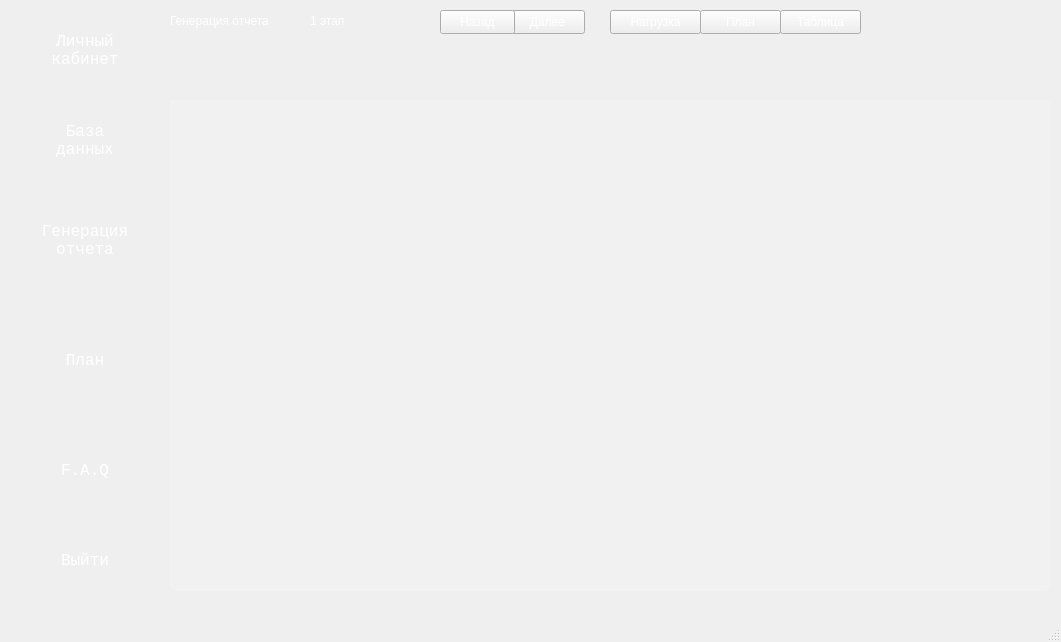
<?xml version="1.0" encoding="UTF-8"?>
<ui version="4.0">
 <class>MainWindow</class>
 <widget class="QMainWindow" name="MainWindow">
  <property name="geometry">
   <rect>
    <x>0</x>
    <y>0</y>
    <width>1061</width>
    <height>642</height>
   </rect>
  </property>
  <property name="windowTitle">
   <string>Project P</string>
  </property>
  <property name="windowIcon">
   <iconset resource="res_rc.qrc">
    <normaloff>:/icon/icons/TitleIcon.png</normaloff>:/icon/icons/TitleIcon.png</iconset>
  </property>
  <property name="styleSheet">
   <string notr="true">background-color: qlineargradient(spread:pad, x1:1, y1:1, x2:0, y2:0, stop:0 rgba(81, 0, 135, 255), stop:0.427447 rgba(41, 61, 132, 235), stop:1 rgba(155, 79, 165, 255));
font-family: Consolas;
QPushButton {
    color: white;
}</string>
  </property>
  <widget class="QWidget" name="centralwidget">
   <widget class="QStackedWidget" name="mainStackedWidget">
    <property name="geometry">
     <rect>
      <x>170</x>
      <y>10</y>
      <width>881</width>
      <height>591</height>
     </rect>
    </property>
    <property name="currentIndex">
     <number>1</number>
    </property>
    <widget class="QWidget" name="db_page">
     <widget class="QLabel" name="label">
      <property name="geometry">
       <rect>
        <x>140</x>
        <y>200</y>
        <width>321</width>
        <height>91</height>
       </rect>
      </property>
      <property name="text">
       <string>База данных тут</string>
      </property>
     </widget>
    </widget>
    <widget class="QWidget" name="otchet_page">
     <widget class="QLabel" name="otch_lbl_page_info">
      <property name="geometry">
       <rect>
        <x>0</x>
        <y>0</y>
        <width>131</width>
        <height>21</height>
       </rect>
      </property>
      <property name="styleSheet">
       <string notr="true">QLabel{
    color: white;
}</string>
      </property>
      <property name="text">
       <string>Генерация отчета</string>
      </property>
     </widget>
     <widget class="QLabel" name="otch_lbl_stage">
      <property name="geometry">
       <rect>
        <x>140</x>
        <y>0</y>
        <width>131</width>
        <height>21</height>
       </rect>
      </property>
      <property name="styleSheet">
       <string notr="true">QLabel{
    color: white;
}</string>
      </property>
      <property name="text">
       <string>1 этап</string>
      </property>
     </widget>
     <widget class="QPushButton" name="otch_next_btn">
      <property name="geometry">
       <rect>
        <x>340</x>
        <y>0</y>
        <width>75</width>
        <height>24</height>
       </rect>
      </property>
      <property name="styleSheet">
       <string notr="true">QPushButton{
    color: white;
}</string>
      </property>
      <property name="text">
       <string>Далее</string>
      </property>
     </widget>
     <widget class="QPushButton" name="otch_prev_btn">
      <property name="geometry">
       <rect>
        <x>270</x>
        <y>0</y>
        <width>75</width>
        <height>24</height>
       </rect>
      </property>
      <property name="styleSheet">
       <string notr="true">QPushButton{
    color: white;
}</string>
      </property>
      <property name="text">
       <string>Назад</string>
      </property>
     </widget>
     <widget class="QStackedWidget" name="stackedWidget">
      <property name="geometry">
       <rect>
        <x>0</x>
        <y>30</y>
        <width>881</width>
        <height>551</height>
       </rect>
      </property>
      <property name="currentIndex">
       <number>5</number>
      </property>
      <widget class="QWidget" name="page">
       <widget class="QTableView" name="otchFirstTableView">
        <property name="geometry">
         <rect>
          <x>0</x>
          <y>60</y>
          <width>881</width>
          <height>491</height>
         </rect>
        </property>
        <property name="styleSheet">
         <string notr="true">QTableView {
    background-color: rgba(255, 255, 255, 30);
    border: 1px solid rgba(255, 255, 255, 40);
    border-bottom-right-radius: 7px;
    border-bottom-left-radius: 7px;
}
QTableView::item {
    border: none;
    border-bottom: 1px solid rgba(255, 255, 255, 50);
    padding: 5px;
    color: white; /* чтобы проверить, точно ли стиль применяется */
}
QTableView::item:selected {
    border: none;
    color: white;
    background-color: rgba(255, 255, 255, 80);
}
QHeaderView::section {
    background-color: rgb(53, 53, 53);
    color: white;
    border: none;
    font-size: 10pt;
}</string>
        </property>
       </widget>
       <widget class="QPushButton" name="meeting_date_otch_btn">
        <property name="geometry">
         <rect>
          <x>0</x>
          <y>30</y>
          <width>251</width>
          <height>24</height>
         </rect>
        </property>
        <property name="styleSheet">
         <string notr="true">QPushButton{
    color: white;
}</string>
        </property>
        <property name="text">
         <string>Назначить дату проведения собрания</string>
        </property>
       </widget>
      </widget>
      <widget class="QWidget" name="page_2">
       <widget class="QTableView" name="otchSecondTableView">
        <property name="geometry">
         <rect>
          <x>0</x>
          <y>60</y>
          <width>881</width>
          <height>491</height>
         </rect>
        </property>
        <property name="styleSheet">
         <string notr="true">QTableView {
    background-color: rgba(255, 255, 255, 30);
    border: 1px solid rgba(255, 255, 255, 40);
    border-bottom-right-radius: 7px;
    border-bottom-left-radius: 7px;
}
QTableView::item {
    border: none;
    border-bottom: 1px solid rgba(255, 255, 255, 50);
    padding: 5px;
    color: white; /* чтобы проверить, точно ли стиль применяется */
}
QTableView::item:selected {
    border: none;
    color: white;
    background-color: rgba(255, 255, 255, 80);
}
QHeaderView::section {
    background-color: rgb(53, 53, 53);
    color: white;
    border: none;
    font-size: 10pt;
}</string>
        </property>
       </widget>
      </widget>
      <widget class="QWidget" name="page_3">
       <widget class="QTableView" name="otchThirdTableView">
        <property name="geometry">
         <rect>
          <x>0</x>
          <y>60</y>
          <width>881</width>
          <height>491</height>
         </rect>
        </property>
        <property name="styleSheet">
         <string notr="true">QTableView {
    background-color: rgba(255, 255, 255, 30);
    border: 1px solid rgba(255, 255, 255, 40);
    border-bottom-right-radius: 7px;
    border-bottom-left-radius: 7px;
}
QTableView::item {
    border: none;
    border-bottom: 1px solid rgba(255, 255, 255, 50);
    padding: 5px;
    color: white; /* чтобы проверить, точно ли стиль применяется */
}
QTableView::item:selected {
    border: none;
    color: white;
    background-color: rgba(255, 255, 255, 80);
}
QHeaderView::section {
    background-color: rgb(53, 53, 53);
    color: white;
    border: none;
    font-size: 10pt;
}</string>
        </property>
       </widget>
      </widget>
      <widget class="QWidget" name="page_4">
       <widget class="QTableView" name="otchFourthTableView">
        <property name="geometry">
         <rect>
          <x>0</x>
          <y>60</y>
          <width>881</width>
          <height>491</height>
         </rect>
        </property>
        <property name="styleSheet">
         <string notr="true">QTableView {
    background-color: rgba(255, 255, 255, 30);
    border: 1px solid rgba(255, 255, 255, 40);
    border-bottom-right-radius: 7px;
    border-bottom-left-radius: 7px;
}
QTableView::item {
    border: none;
    border-bottom: 1px solid rgba(255, 255, 255, 50);
    padding: 5px;
    color: white; /* чтобы проверить, точно ли стиль применяется */
}
QTableView::item:selected {
    border: none;
    color: white;
    background-color: rgba(255, 255, 255, 80);
}
QHeaderView::section {
    background-color: rgb(53, 53, 53);
    color: white;
    border: none;
    font-size: 10pt;
}</string>
        </property>
       </widget>
      </widget>
      <widget class="QWidget" name="page_5">
       <widget class="QTableView" name="otchFivethTableView">
        <property name="geometry">
         <rect>
          <x>0</x>
          <y>60</y>
          <width>881</width>
          <height>491</height>
         </rect>
        </property>
        <property name="styleSheet">
         <string notr="true">QTableView {
    background-color: rgba(255, 255, 255, 30);
    border: 1px solid rgba(255, 255, 255, 40);
    border-bottom-right-radius: 7px;
    border-bottom-left-radius: 7px;
}
QTableView::item {
    border: none;
    border-bottom: 1px solid rgba(255, 255, 255, 50);
    padding: 5px;
    color: white; /* чтобы проверить, точно ли стиль применяется */
}
QTableView::item:selected {
    border: none;
    color: white;
    background-color: rgba(255, 255, 255, 80);
}
QHeaderView::section {
    background-color: rgb(53, 53, 53);
    color: white;
    border: none;
    font-size: 10pt;
}</string>
        </property>
       </widget>
      </widget>
      <widget class="QWidget" name="page_6">
       <widget class="QTableView" name="otchSixthTableView">
        <property name="geometry">
         <rect>
          <x>0</x>
          <y>60</y>
          <width>881</width>
          <height>491</height>
         </rect>
        </property>
        <property name="styleSheet">
         <string notr="true">QTableView {
    background-color: rgba(255, 255, 255, 30);
    border: 1px solid rgba(255, 255, 255, 40);
    border-bottom-right-radius: 7px;
    border-bottom-left-radius: 7px;
}
QTableView::item {
    border: none;
    border-bottom: 1px solid rgba(255, 255, 255, 50);
    padding: 5px;
    color: white; /* чтобы проверить, точно ли стиль применяется */
}
QTableView::item:selected {
    border: none;
    color: white;
    background-color: rgba(255, 255, 255, 80);
}
QHeaderView::section {
    background-color: rgb(53, 53, 53);
    color: white;
    border: none;
    font-size: 10pt;
}</string>
        </property>
       </widget>
      </widget>
     </widget>
     <widget class="QPushButton" name="otch_nagr_btn">
      <property name="geometry">
       <rect>
        <x>440</x>
        <y>0</y>
        <width>91</width>
        <height>24</height>
       </rect>
      </property>
      <property name="styleSheet">
       <string notr="true">QPushButton{
    color: white;
}</string>
      </property>
      <property name="text">
       <string>Нагрузка</string>
      </property>
     </widget>
     <widget class="QPushButton" name="otch_pln_btn">
      <property name="geometry">
       <rect>
        <x>530</x>
        <y>0</y>
        <width>81</width>
        <height>24</height>
       </rect>
      </property>
      <property name="styleSheet">
       <string notr="true">QPushButton{
    color: white;
}</string>
      </property>
      <property name="text">
       <string>План</string>
      </property>
     </widget>
     <widget class="QPushButton" name="otch_tbl_btn">
      <property name="geometry">
       <rect>
        <x>610</x>
        <y>0</y>
        <width>81</width>
        <height>24</height>
       </rect>
      </property>
      <property name="styleSheet">
       <string notr="true">QPushButton{
    color: white;
}</string>
      </property>
      <property name="text">
       <string>Таблица</string>
      </property>
     </widget>
    </widget>
    <widget class="QWidget" name="plan_page">
     <widget class="QPushButton" name="loadTableButton">
      <property name="geometry">
       <rect>
        <x>10</x>
        <y>0</y>
        <width>141</width>
        <height>21</height>
       </rect>
      </property>
      <property name="styleSheet">
       <string notr="true">QPushButton{
    color: white;
}</string>
      </property>
      <property name="text">
       <string>Загрузить таблицу</string>
      </property>
     </widget>
     <widget class="QPushButton" name="loadNagruzkaButton">
      <property name="geometry">
       <rect>
        <x>150</x>
        <y>0</y>
        <width>141</width>
        <height>21</height>
       </rect>
      </property>
      <property name="styleSheet">
       <string notr="true">QPushButton{
    color: white;
}</string>
      </property>
      <property name="text">
       <string>Загрузить нагрузку</string>
      </property>
     </widget>
     <widget class="QPushButton" name="loadPlanPushButton">
      <property name="geometry">
       <rect>
        <x>290</x>
        <y>0</y>
        <width>141</width>
        <height>21</height>
       </rect>
      </property>
      <property name="styleSheet">
       <string notr="true">QPushButton{
    color: white;
}</string>
      </property>
      <property name="text">
       <string>Загрузить план</string>
      </property>
     </widget>
     <widget class="QTableView" name="tableView">
      <property name="geometry">
       <rect>
        <x>0</x>
        <y>100</y>
        <width>881</width>
        <height>491</height>
       </rect>
      </property>
      <property name="styleSheet">
       <string notr="true">QTableView {
    background-color: rgba(255, 255, 255, 30);
    border: 1px solid rgba(255, 255, 255, 40);
    border-bottom-right-radius: 7px;
    border-bottom-left-radius: 7px;
}
QTableView::item {
    border: none;
    border-bottom: 1px solid rgba(255, 255, 255, 50);
    padding: 5px;
    color: white; /* чтобы проверить, точно ли стиль применяется */
}
QTableView::item:selected {
    border: none;
    color: white;
    background-color: rgba(255, 255, 255, 80);
}
QHeaderView::section {
    background-color: rgb(53, 53, 53);
    color: white;
    border: none;
    font-size: 10pt;
}</string>
      </property>
     </widget>
     <widget class="QPushButton" name="placePlanButton">
      <property name="geometry">
       <rect>
        <x>100</x>
        <y>40</y>
        <width>131</width>
        <height>21</height>
       </rect>
      </property>
      <property name="styleSheet">
       <string notr="true">QPushButton{
    color: white;
}</string>
      </property>
      <property name="text">
       <string>Место проведения</string>
      </property>
     </widget>
     <widget class="QPushButton" name="notePlanPushButton">
      <property name="geometry">
       <rect>
        <x>10</x>
        <y>40</y>
        <width>91</width>
        <height>21</height>
       </rect>
      </property>
      <property name="toolTip">
       <string>Твоя мама</string>
      </property>
      <property name="styleSheet">
       <string notr="true">QPushButton{
    color: white;
}</string>
      </property>
      <property name="text">
       <string>Примечание</string>
      </property>
     </widget>
     <widget class="QPushButton" name="agreementPlanPushButton">
      <property name="geometry">
       <rect>
        <x>230</x>
        <y>40</y>
        <width>91</width>
        <height>21</height>
       </rect>
      </property>
      <property name="styleSheet">
       <string notr="true">QPushButton{
    color: white;
}</string>
      </property>
      <property name="text">
       <string>№ договора</string>
      </property>
     </widget>
     <widget class="QPushButton" name="zakupkaPlanPushButton">
      <property name="geometry">
       <rect>
        <x>320</x>
        <y>40</y>
        <width>151</width>
        <height>21</height>
       </rect>
      </property>
      <property name="styleSheet">
       <string notr="true">QPushButton{
    color: white;
}</string>
      </property>
      <property name="text">
       <string>Необходимость закупки</string>
      </property>
     </widget>
     <widget class="QPushButton" name="rukPlanPushButton">
      <property name="geometry">
       <rect>
        <x>470</x>
        <y>40</y>
        <width>191</width>
        <height>21</height>
       </rect>
      </property>
      <property name="styleSheet">
       <string notr="true">QPushButton{
    color: white;
}</string>
      </property>
      <property name="text">
       <string>Руководитель от предприятия</string>
      </property>
     </widget>
     <widget class="QPushButton" name="savePlanButton">
      <property name="geometry">
       <rect>
        <x>590</x>
        <y>0</y>
        <width>91</width>
        <height>21</height>
       </rect>
      </property>
      <property name="styleSheet">
       <string notr="true">QPushButton{
    color: white;
}</string>
      </property>
      <property name="text">
       <string>Сохранить</string>
      </property>
     </widget>
     <widget class="QPushButton" name="saveAsPlanButton">
      <property name="geometry">
       <rect>
        <x>680</x>
        <y>0</y>
        <width>91</width>
        <height>21</height>
       </rect>
      </property>
      <property name="styleSheet">
       <string notr="true">QPushButton{
    color: white;
}</string>
      </property>
      <property name="text">
       <string>Сохранить как</string>
      </property>
     </widget>
    </widget>
    <widget class="QWidget" name="faq_page">
     <widget class="QLabel" name="label_3">
      <property name="geometry">
       <rect>
        <x>160</x>
        <y>190</y>
        <width>49</width>
        <height>16</height>
       </rect>
      </property>
      <property name="text">
       <string>faq тут</string>
      </property>
     </widget>
    </widget>
    <widget class="QWidget" name="lk_page">
     <widget class="QLabel" name="label_2">
      <property name="geometry">
       <rect>
        <x>290</x>
        <y>220</y>
        <width>281</width>
        <height>101</height>
       </rect>
      </property>
      <property name="text">
       <string>Личный кабинет тут</string>
      </property>
     </widget>
    </widget>
   </widget>
   <widget class="QToolButton" name="genOtchToolButton">
    <property name="geometry">
     <rect>
      <x>10</x>
      <y>190</y>
      <width>150</width>
      <height>100</height>
     </rect>
    </property>
    <property name="minimumSize">
     <size>
      <width>150</width>
      <height>100</height>
     </size>
    </property>
    <property name="styleSheet">
     <string notr="true">color: white;
font-size: 12pt;
background-color: none;
border:none;
font-family: Consolas;</string>
    </property>
    <property name="text">
     <string>Генерация
отчета</string>
    </property>
    <property name="icon">
     <iconset resource="res_rc.qrc">
      <normaloff>:/icon/icons/otchet_generate.svg</normaloff>:/icon/icons/otchet_generate.svg</iconset>
    </property>
    <property name="iconSize">
     <size>
      <width>32</width>
      <height>32</height>
     </size>
    </property>
    <property name="toolButtonStyle">
     <enum>Qt::ToolButtonStyle::ToolButtonTextUnderIcon</enum>
    </property>
   </widget>
   <widget class="QToolButton" name="genPlanToolButton">
    <property name="geometry">
     <rect>
      <x>10</x>
      <y>310</y>
      <width>150</width>
      <height>100</height>
     </rect>
    </property>
    <property name="minimumSize">
     <size>
      <width>150</width>
      <height>100</height>
     </size>
    </property>
    <property name="styleSheet">
     <string notr="true">color: white;
font-size: 12pt;
background-color: none;
border:none;
font-family: Consolas;</string>
    </property>
    <property name="text">
     <string>План</string>
    </property>
    <property name="icon">
     <iconset resource="res_rc.qrc">
      <normaloff>:/icon/icons/plan_generate.svg</normaloff>:/icon/icons/plan_generate.svg</iconset>
    </property>
    <property name="iconSize">
     <size>
      <width>32</width>
      <height>32</height>
     </size>
    </property>
    <property name="toolButtonStyle">
     <enum>Qt::ToolButtonStyle::ToolButtonTextUnderIcon</enum>
    </property>
   </widget>
   <widget class="QToolButton" name="exitToolButton">
    <property name="geometry">
     <rect>
      <x>10</x>
      <y>510</y>
      <width>150</width>
      <height>100</height>
     </rect>
    </property>
    <property name="minimumSize">
     <size>
      <width>150</width>
      <height>100</height>
     </size>
    </property>
    <property name="styleSheet">
     <string notr="true">color: white;
font-size: 12pt;
background-color: none;
border:none;
font-family: Consolas;</string>
    </property>
    <property name="text">
     <string>Выйти</string>
    </property>
    <property name="icon">
     <iconset resource="res_rc.qrc">
      <normaloff>:/icon/icons/cancel.svg</normaloff>:/icon/icons/cancel.svg</iconset>
    </property>
    <property name="iconSize">
     <size>
      <width>32</width>
      <height>32</height>
     </size>
    </property>
    <property name="checkable">
     <bool>false</bool>
    </property>
    <property name="popupMode">
     <enum>QToolButton::ToolButtonPopupMode::InstantPopup</enum>
    </property>
    <property name="toolButtonStyle">
     <enum>Qt::ToolButtonStyle::ToolButtonTextUnderIcon</enum>
    </property>
    <property name="autoRaise">
     <bool>true</bool>
    </property>
    <property name="arrowType">
     <enum>Qt::ArrowType::NoArrow</enum>
    </property>
   </widget>
   <widget class="QToolButton" name="faqToolButton">
    <property name="geometry">
     <rect>
      <x>10</x>
      <y>420</y>
      <width>150</width>
      <height>100</height>
     </rect>
    </property>
    <property name="minimumSize">
     <size>
      <width>150</width>
      <height>100</height>
     </size>
    </property>
    <property name="styleSheet">
     <string notr="true">color: white;
font-size: 12pt;
background-color: none;
border:none;
font-family: Consolas;</string>
    </property>
    <property name="text">
     <string>F.A.Q</string>
    </property>
    <property name="icon">
     <iconset resource="res_rc.qrc">
      <normaloff>:/icon/icons/faq.svg</normaloff>:/icon/icons/faq.svg</iconset>
    </property>
    <property name="iconSize">
     <size>
      <width>32</width>
      <height>32</height>
     </size>
    </property>
    <property name="toolButtonStyle">
     <enum>Qt::ToolButtonStyle::ToolButtonTextUnderIcon</enum>
    </property>
   </widget>
   <widget class="QToolButton" name="cabinetToolButton">
    <property name="geometry">
     <rect>
      <x>10</x>
      <y>0</y>
      <width>150</width>
      <height>100</height>
     </rect>
    </property>
    <property name="minimumSize">
     <size>
      <width>150</width>
      <height>100</height>
     </size>
    </property>
    <property name="styleSheet">
     <string notr="true">color: white;
font-size: 12pt;
background-color: none;
border:none;
font-family: Consolas;</string>
    </property>
    <property name="text">
     <string>Личный
кабинет</string>
    </property>
    <property name="icon">
     <iconset resource="res_rc.qrc">
      <normaloff>:/icon/icons/cabinet.svg</normaloff>:/icon/icons/cabinet.svg</iconset>
    </property>
    <property name="iconSize">
     <size>
      <width>32</width>
      <height>32</height>
     </size>
    </property>
    <property name="toolButtonStyle">
     <enum>Qt::ToolButtonStyle::ToolButtonTextUnderIcon</enum>
    </property>
    <property name="autoRaise">
     <bool>true</bool>
    </property>
   </widget>
   <widget class="QToolButton" name="dataToolButton">
    <property name="geometry">
     <rect>
      <x>10</x>
      <y>90</y>
      <width>150</width>
      <height>100</height>
     </rect>
    </property>
    <property name="minimumSize">
     <size>
      <width>150</width>
      <height>100</height>
     </size>
    </property>
    <property name="styleSheet">
     <string notr="true">color: white;
font-size: 12pt;
background-color: none;
border:none;
font-family: Consolas;</string>
    </property>
    <property name="text">
     <string>База
данных</string>
    </property>
    <property name="icon">
     <iconset resource="res_rc.qrc">
      <normaloff>:/icon/icons/base_data.svg</normaloff>:/icon/icons/base_data.svg</iconset>
    </property>
    <property name="iconSize">
     <size>
      <width>32</width>
      <height>32</height>
     </size>
    </property>
    <property name="toolButtonStyle">
     <enum>Qt::ToolButtonStyle::ToolButtonTextUnderIcon</enum>
    </property>
   </widget>
  </widget>
  <widget class="QMenuBar" name="menubar">
   <property name="geometry">
    <rect>
     <x>0</x>
     <y>0</y>
     <width>1061</width>
     <height>21</height>
    </rect>
   </property>
  </widget>
  <widget class="QStatusBar" name="statusbar">
   <property name="statusTip">
    <string>У вас взорвется анал при нажатии на эту кнопку</string>
   </property>
   <property name="whatsThis">
    <string>Жопа</string>
   </property>
  </widget>
 </widget>
 <resources>
  <include location="res_rc.qrc"/>
 </resources>
 <connections/>
</ui>
